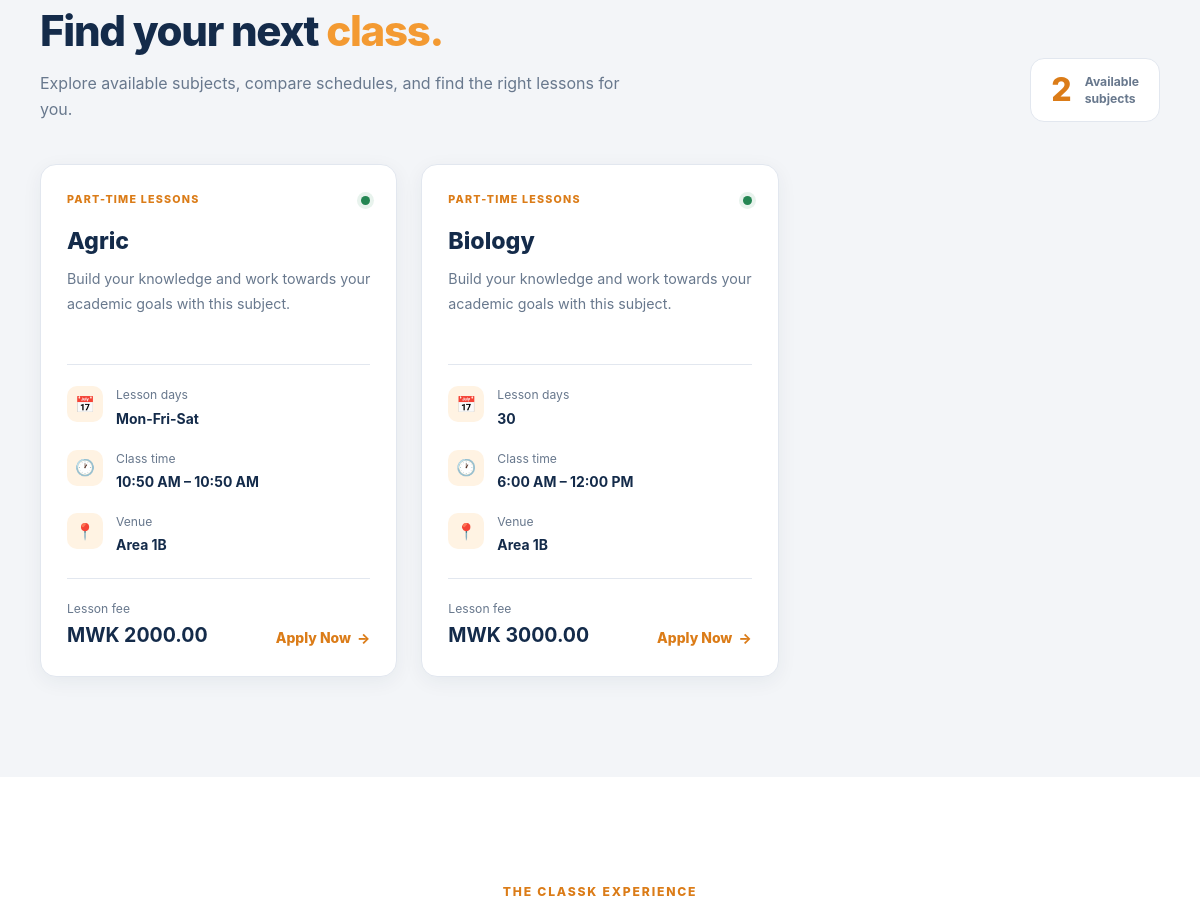
The app's page / (middle part), older data.
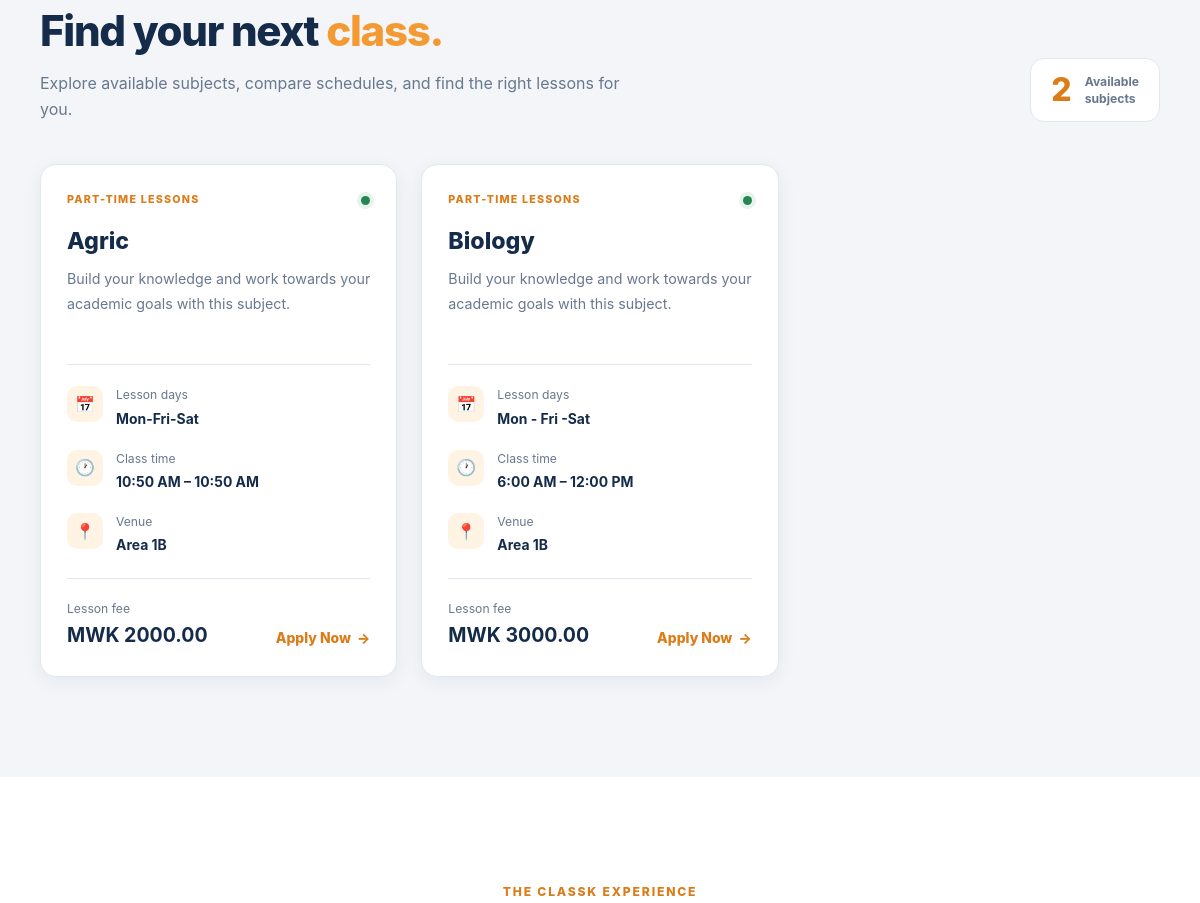
The same page, newer data.
### lessons/models.py (models this page shows, shortened)
class Subject(models.Model):
    name = models.CharField(max_length=100)
    description = models.TextField(blank=True)
    lesson_days = models.CharField(max_length=100)
    start_time = models.TimeField()
    end_time = models.TimeField()
    fee = models.DecimalField( max_digits=10, decimal_places=2,)
    venue = models.CharField(max_length=200)
    is_available = models.BooleanField(default=True)

### lessons/views.py (the view)
# urls.py: path("", subject, name="subject"),
def subject(request):
    subjects = Subject.objects.filter(
        is_available=True
    ).order_by("name")
    context = {
        "subjects": subjects,
    }
    return render(
        request,
        "lessons/subjects.html",
        context,
    )

### lessons/templates/lessons/subjects.html (shortened to what the changed rows need)
{% extends 'lessons/base.html' %}
{% block content %}
<main>
        <section class="subjects-section section-padding" id="subjects">
            <div class="container">
                <div class="section-heading">
                    <div>
                        <h2>Find your next <span class="text-orange">class.</span></h2>
                    </div>
                </div>
                <div class="subject-grid">
                    {% for subject in subjects %}
                        <article class="subject-card">
                            <div class="subject-card-top">
                                <span class="subject-label">
                                    PART-TIME LESSONS
                                </span>
                                <span class="availability-dot"
                                      aria-label="Available"></span>
                            </div>
                            <h3>{{ subject.name }}</h3>
                            <p class="subject-description">
                                {% if subject.description %}
                                    {{ subject.description|truncatewords:22 }}
                                {% else %}
                                    Build your knowledge and work towards
                                    your academic goals with this subject.
                                {% endif %}
                            </p>
                            <div class="subject-details">
                                <div class="detail-row">
                                    <span class="detail-icon"
                                          aria-hidden="true">&#128197;</span>
                                    <div>
                                        <span class="detail-label">Lesson days</span>
                                        <strong>{{ subject.lesson_days }}</strong>
                                    </div>
                                </div>
                                <div class="detail-row">
                                    <span class="detail-icon"
                                          aria-hidden="true">&#128336;</span>
                                    <div>
                                        <span class="detail-label">Class time</span>
                                        <strong>
                                            {{ subject.start_time|time:"g:i A" }}
                                            &ndash;
                                            {{ subject.end_time|time:"g:i A" }}
                                        </strong>
                                    </div>
                                </div>
                                <div class="detail-row">
                                    <span class="detail-icon"
                                          aria-hidden="true">&#128205;</span>
                                    <div>
                                        <span class="detail-label">Venue</span>
                                        <strong>{{ subject.venue }}</strong>
                                    </div>
                                </div>
                            </div>
                            <div class="subject-card-footer">
                                <div class="fee-block">
                                    <span class="detail-label">Lesson fee</span>
                                    <strong>
                                        MWK {{ subject.fee|floatformat:2 }}
                                    </strong>
                                </div>
                                <a href="{% url 'register_student' %}"
                                   class="subject-link"
                                   aria-label="Enquire about {{ subject.name }}">
                                    Apply Now
                                    <span aria-hidden="true">&rarr;</span>
                                </a>
                            </div>
                        </article>
                    {% endfor %}
                </div>
            </div>
        </section>
    </main>
{% endblock %}

Row changes from the older to the newer data that the page shows:
changed Subject "Biology": lesson_days "30" → "Mon - Fri -Sat"
